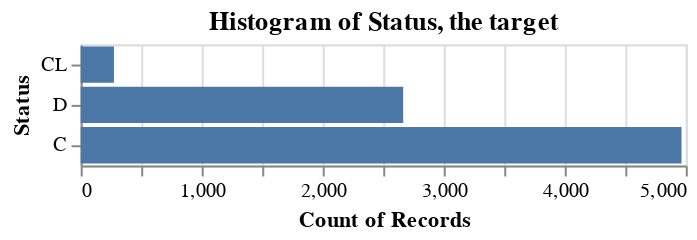

Notebook source saved alongside this figure:
### Code cell
alt.Chart(train_df).mark_bar().encode(
    y = alt.Y('Status').sort('x'),
    x = 'count()'
).properties(
    title = "Histogram of Status, the target"
)

### Figure 1 — Vega specification as saved in the notebook (floating-point values rounded to 4 significant figures)
{"$schema": "https://vega.github.io/schema/vega/v5.json", "data": [{"name": "source_0"}, {"name": "data_0", "values": [{"Status": "D", "__count": 2665}, {"Status": "C", "__count": 4965}, {"Status": "CL", "__count": 275}]}, {"name": "data_0_x_domain___count", "values": [{"min": 275, "max": 4965}]}, {"name": "source_0_y_domain_Status", "values": [{"Status": "D", "sort_field": 2665}, {"Status": "C", "sort_field": 4965}, {"Status": "CL", "sort_field": 275}]}], "signals": [{"name": "y_step", "value": 20}, {"name": "height", "update": "bandspace(domain('y').length, 0.1, 0.05) * y_step"}], "marks": [{"type": "rect", "name": "marks", "from": {"data": "data_0"}, "encode": {"update": {"y": {"field": "Status", "scale": "y"}, "height": {"signal": "max(0.25, bandwidth('y'))"}, "ariaRoleDescription": {"value": "bar"}, "description": {"signal": "\"Count of Records: \" + (format(datum[\"__count\"], \"\")) + \"; Status: \" + (isValid(datum[\"Status\"]) ? datum[\"Status\"] : \"\"+datum[\"Status\"])"}, "x": {"field": "__count", "scale": "x"}, "x2": {"value": 0, "scale": "x"}, "fill": {"value": "#4c78a8"}}}, "style": ["bar"]}], "scales": [{"name": "x", "type": "linear", "domain": [{"signal": "(data(\"data_0_x_domain___count\")[0] || {}).min"}, {"signal": "(data(\"data_0_x_domain___count\")[0] || {}).max"}], "range": [0, {"signal": "width"}], "nice": true, "zero": true}, {"name": "y", "type": "band", "domain": {"data": "source_0_y_domain_Status", "field": "Status", "sort": {"op": "max", "field": "sort_field"}}, "range": {"step": {"signal": "y_step"}}, "paddingOuter": 0.05, "paddingInner": 0.1}], "axes": [{"scale": "x", "grid": true, "aria": false, "ticks": false, "gridScale": "y", "minExtent": 0, "labels": false, "zindex": 0, "domain": false, "orient": "bottom", "tickCount": {"signal": "ceil(width/40)"}, "maxExtent": 0}, {"scale": "x", "orient": "bottom", "labelOverlap": true, "labelFlush": true, "title": "Count of Records", "tickCount": {"signal": "ceil(width/40)"}, "zindex": 0, "grid": false}, {"scale": "y", "orient": "left", "zindex": 0, "grid": false, "title": "Status"}], "title": {"text": "Histogram of Status, the target", "frame": "group"}, "width": 300, "padding": 5, "background": "white", "style": "cell"}
